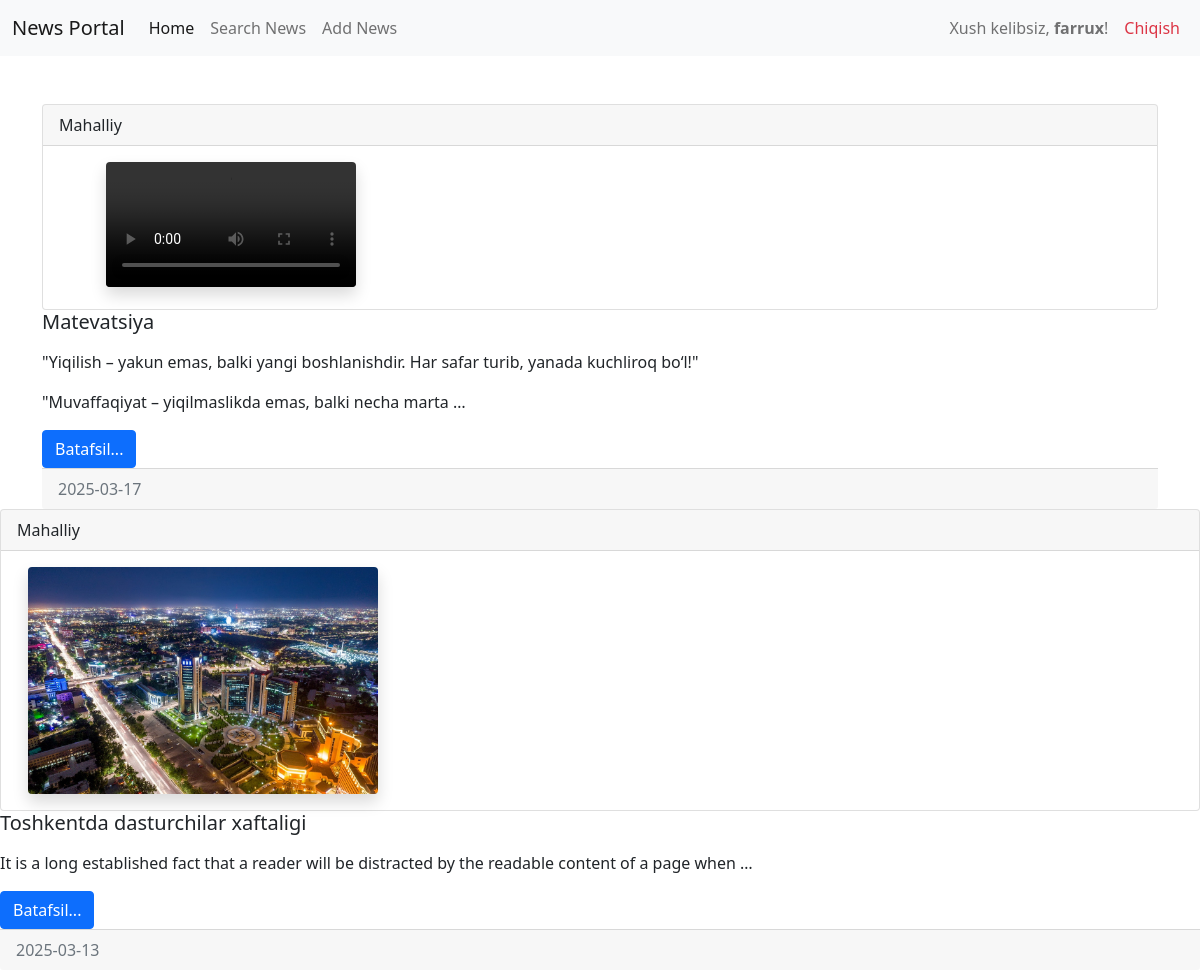
The app's page /categories/4/ (signed in) with its own data.
### configapp/models.py (models this page shows, shortened)
class News(models.Model):
    title = models.CharField(max_length=150, verbose_name='news')
    context = models.TextField(blank=True)
    created_ed = models.DateTimeField(auto_now_add=True)
    updated_ed = models.DateTimeField(auto_now=True)
    category = models.ForeignKey(Categories, on_delete=models.CASCADE, related_name="news_get")
    photo = models.FileField(upload_to='media/%Y/%m/%d/')
    is_bool = models.BooleanField(default=True)
    views = models.IntegerField(default=0)
    class Meta:
        verbose_name = "NEW"
        verbose_name_plural = "NEWS"
        ordering = ['-created_ed']

class Categories(models.Model):
    title = models.CharField(max_length=50)
    def __str__(self):
        return self.title

### configapp/views.py (the view)
# urls.py: path('categories/<int:category_id>/', categories, name='categories'),
@login_required(login_url='login')
def categories(request, category_id):
    cate = get_object_or_404(Categories, id=category_id)
    news = News.objects.filter(category=cate)
    return render(request, 'categories.html', {'news': news, 'category': cate})

### configapp/templates/categories.html (shortened to what this page needs)
{% extends 'base.html' %}
  {% block body %}
  <div class="row">
    <div class="col mt-4">
      {% for item in news%}
      <div class="card">
  <div class="card-header">{{ item.category }}</div>
  <div class="card-body">
    <div class="row">
      <div class="col-4 text-center">
        {% if item.photo %}
          {% if item.photo.url|lower|slice:'-4:' == ".mp4" %}
            <video width="250" controls class="rounded shadow">
              <source src="{{ item.photo.url }}" type="video/mp4">
            </video>
          {% else %}
            <img src="{{ item.photo.url }}" alt="" width="350" class="rounded shadow">
          {% endif %}
        {% else %}
          <img src="http://picsum.photos/350" alt="No image" width="350" class="rounded shadow">
        {% endif %}
      </div>
    </div>
  </div>
</div>
            <div class="col-8">
              <h5 class="card-title">{{item.title}}</h5>
              <p class="card-text">
                {{item.context | safe | linebreaks | truncatewords:20}}
              </p>
              <a href="{% url 'new_about' item.pk %}" class="btn btn-primary"
                >Batafsil...</a
              >
            </div>
          </div>
        </div>
        <div class="card-footer text-muted">
          {{item.created_ed | date:'Y-m-d'}}
        </div>
      </div>
      {% endfor %}
  {% endblock %}

### configapp/templates/base.html (shortened to what this page needs)
<!DOCTYPE html>
<html lang="uz">
  <head>
    <link
      href="https://cdn.jsdelivr.net/npm/bootstrap@5.0.2/dist/css/bootstrap.min.css"
      rel="stylesheet"
    />
  </head>
  <body>
    <nav class="navbar navbar-expand-lg navbar-light bg-light">
      <div class="container-fluid">
        <a class="navbar-brand" href="{% url 'index' %}">News Portal</a>
        <div class="collapse navbar-collapse" id="navbarNav">
          <ul class="navbar-nav me-auto">
            <li class="nav-item">
              <a class="nav-link active" href="{% url 'index' %}">Home</a>
            </li>
            <li class="nav-item">
              <a class="nav-link" href="{% url 'search_news' %}">Search News</a>
            </li>
            <li class="nav-item">
              <a class="nav-link" href="{% url 'news_add' %}">Add News</a>
            </li>
          </ul>
          <ul class="navbar-nav">
            {% if user.is_authenticated %}
              <li class="nav-item">
                <span class="nav-link">Xush kelibsiz, <strong>{{ user.username }}</strong>!</span>
              </li>
              <li class="nav-item">
                <a class="nav-link text-danger" href="{% url 'logout' %}">Chiqish</a>
              </li>
            {% else %}
              <li class="nav-item">
                <a class="nav-link text-primary" href="{% url 'login' %}">Kirish</a>
              </li>
            {% endif %}
          </ul>
        </div>
      </div>
    </nav>
    <div class="container mt-4">
      {% block body %}
      {% endblock %}
  </body>
</html>

### configapp/templates/base.html (style rules this page uses)
a { text-decoration: none; }

### records on screen
News: category "Mahalliy", title "Matevatsiya", context "\"Yiqilish – yakun emas, balki yangi boshlanishdir. Har safar turib, yanada kuchliroq bo‘l!\" \"Muvaffaqiyat – yiqilmaslikda emas, balki necha marta …", created_ed "2025-03-17"
News: category "Mahalliy", photo (picture), title "Toshkentda dasturchilar xaftaligi", context "It is a long established fact that a reader will be distracted by the readable content of a page when …", created_ed "2025-03-13"

### other values on screen
{{ user.username }} "farrux"
